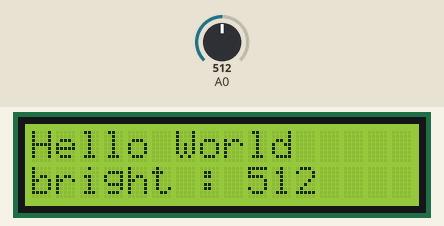
The sketch below on a simulated Arduino Uno, built with avr-gcc and run on an emulated ATmega328P. On the bench: 16×2 character LCD. The test bench sets the inputs (shaded band); at power-on: A0 = 512.

Above: at 1.2 s.
1.3 s: A0 set to 981
At 2.1 s:
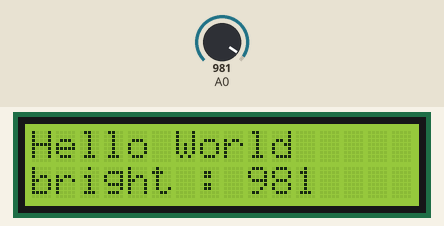
2.8 s: A0 set to 1015
At 3.7 s:
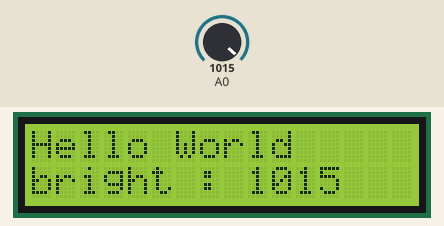
4.3 s: A0 set to 1023
At 5.8 s:
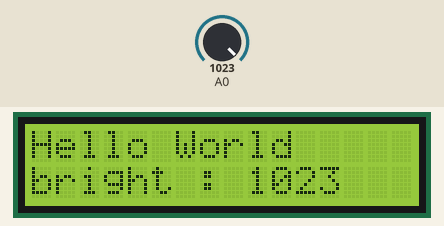
Timing chart, 0 to 7.3 s (numbered marks = the images above; inputs shaded):
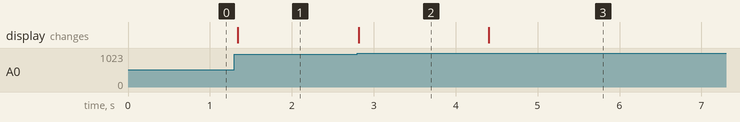

Measured:
- after the input at 1.3 s, the display: changes at once (image 1)
- after the input at 2.8 s, the display: changes at once (image 2)
- after the input at 4.3 s, the display: changes after 0.11 s (image 3)

The sketch:

sketch_feb07g.ino
```cpp
#include <LiquidCrystal.h>
LiquidCrystal lcd(7,8,9,10,11,12);

void setup() {
  lcd.begin(16,2); //column, row (16열 2행)
}

void loop() {
  int sensorValue = analogRead(A0);
  lcd.clear(); // lcd를 한 번 비워주자!!
  lcd.setCursor(0,0);
  lcd.print("Hello World");
  lcd.setCursor(0,1);
  lcd.print("bright : ");
  lcd.print(sensorValue);
  delay(100);
}
```
